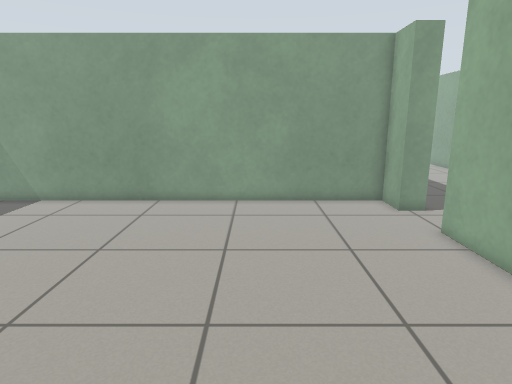
[1] (above)

21 first-person views from a walk through a robot-simulator world made for Gazebo. The camera is 1 m above the floor, tilts 12° down and sees 75° across. Floor lines are 1 m apart. The floor is counted in squares, 0.25 m on a side. Each view is taken from the middle of a square. On the plan, view 1 faces up. The plan holds only what a view shows up to about 20 squares ahead; the rest is blank. The place goes on beyond the plan.

[2]
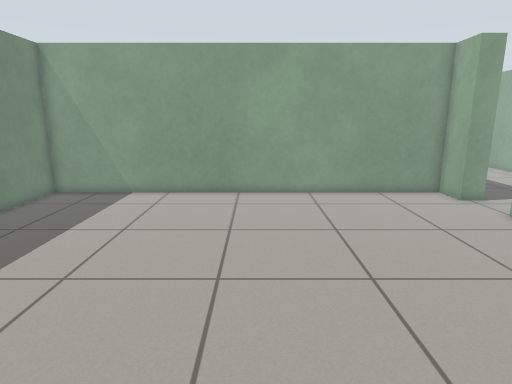

[3]
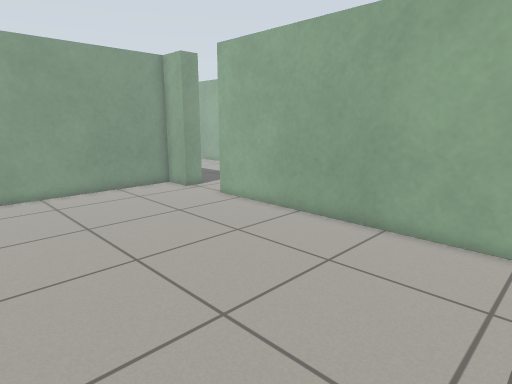

[4]
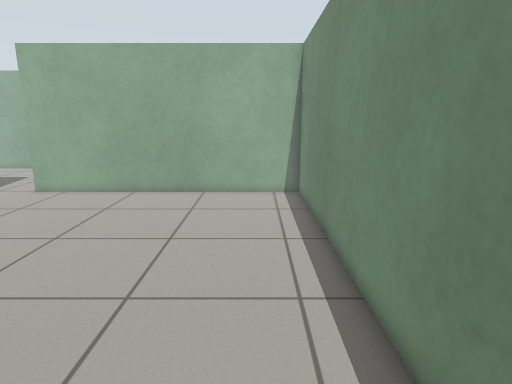

[5]
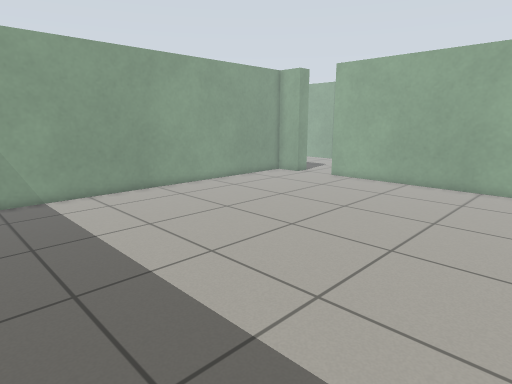

[6]
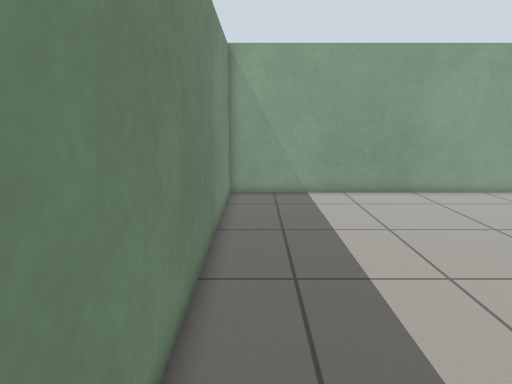

[7]
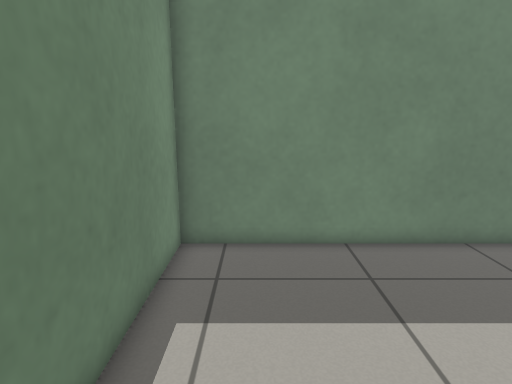

[8]
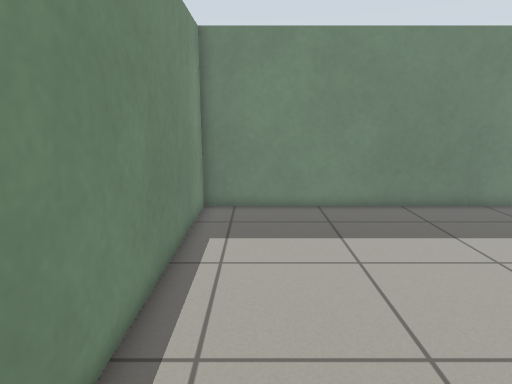

[9]
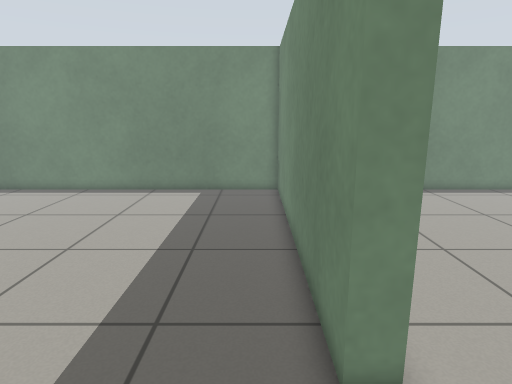

[10]
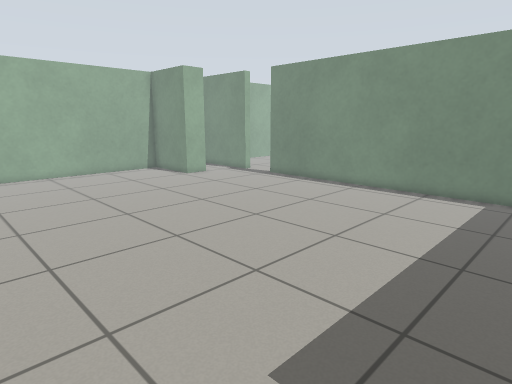

[11]
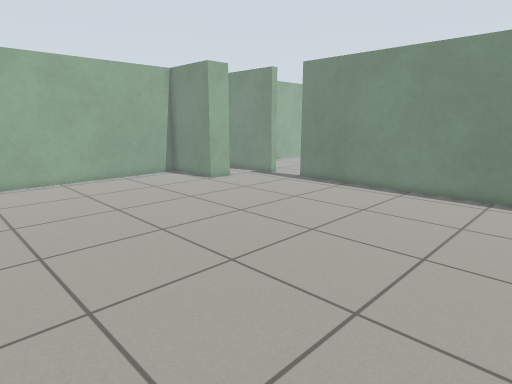

[12]
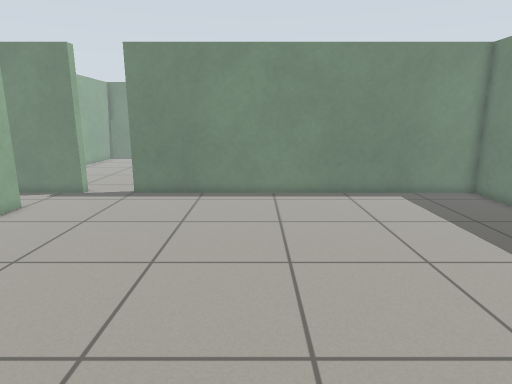

[13]
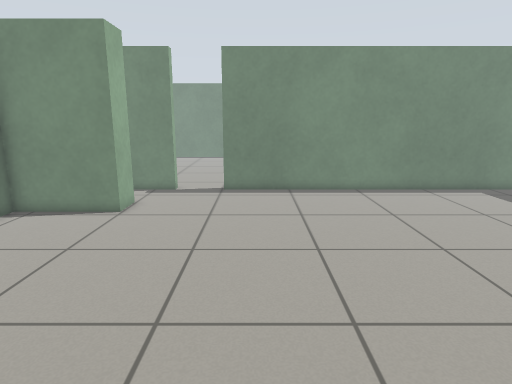

[14]
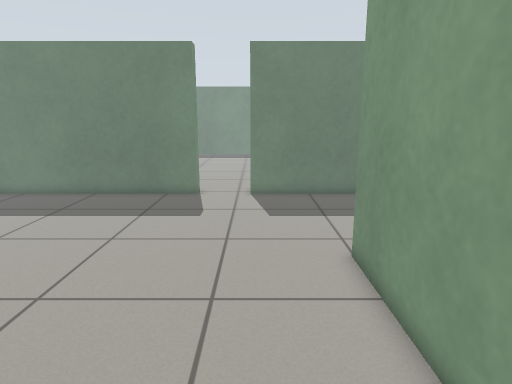

[15]
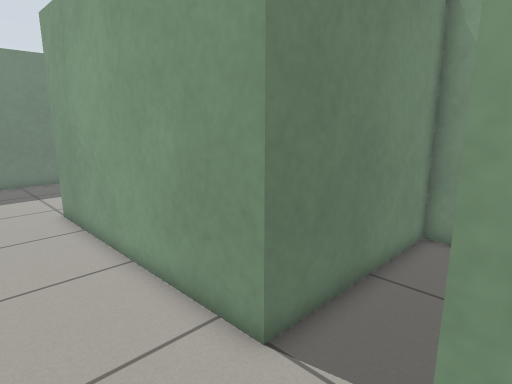

[16]
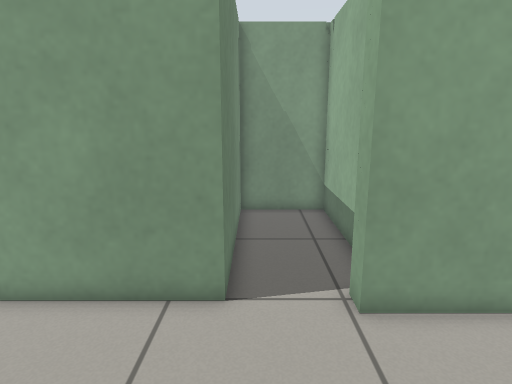

[17]
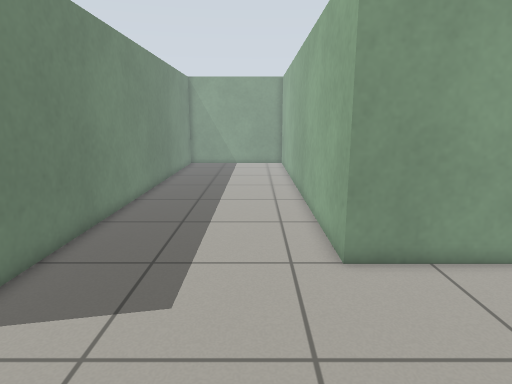

[18]
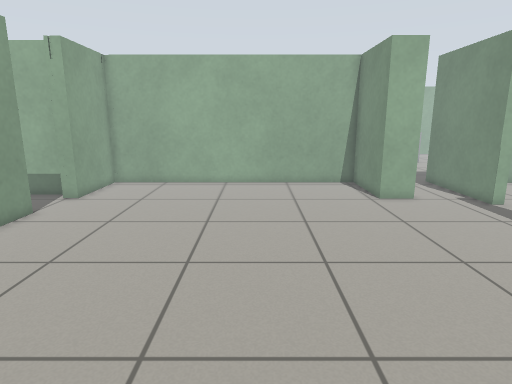

[19]
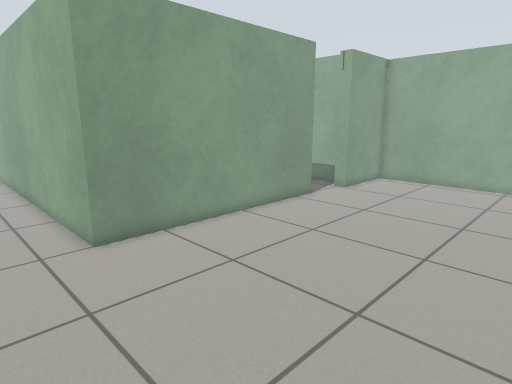

[20]
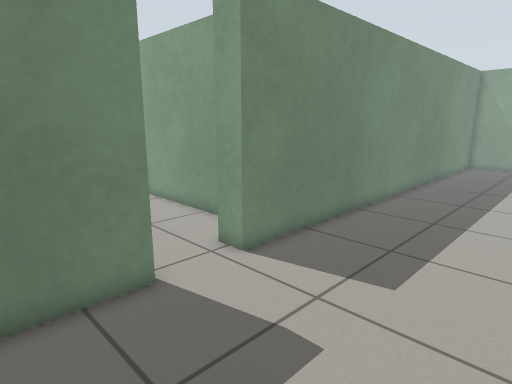

[21]
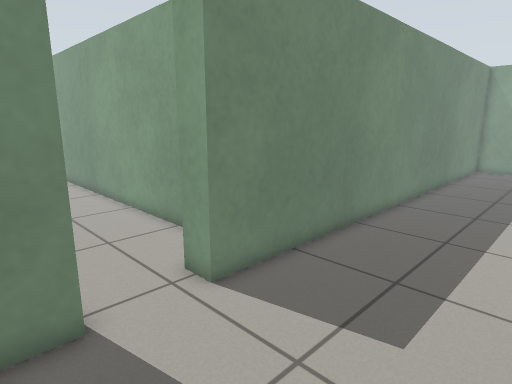

### Floor plan
Points are (right, up) in squares from view 1. A wall is a line through its corners. A room is listed if a view was taken in it or the views show most of it. See-through windows are left out.
Room 1 (views 1, 2, 3, 4, 5, 6, 7, 8)
walls: (6.5, 14.7) (6.5, 16.7) (-15.5, 16.7) (-15.5, -3.5) (6.8, -3.5) (6.8, 11.7)
ways out: opening at (7.5, 13) to room 2
Room 2 (views 9, 10, 11, 12, 13, 14, 15, 16, 17, 18, 19, 20, 21)
walls: (6.8, 11.7) (7.7, 11.7) (7.7, -3.5) (27, -3.5); (32.1, 18.6) (32.1, 25.9) (28.3, 25.9) (28.3, 17.9) (16.5, 17.9) (16.5, 29.5); (31.1, -0.4) (31.1, 1.5) (34.5, 1.5); (34.5, 17.4) (31.1, 17.4) (31.1, 18.2); (29.8, -4.1) (29.8, -3.5) (34.5, -3.5); (7.7, 29.5) (7.7, 14.7) (6.5, 14.7)
ways out: opening at (7.5, 13) to room 1; opening at (30.5, -4)

Positions as (right, up) in squares from view 1, and headings:
1: (0, 0), facing up
2: (-4, -2), facing up
3: (-5, -3), facing up-right
4: (-12, -1), facing right
5: (-15, -2), facing up-right
6: (-14, -2), facing up
7: (-5, -1), facing left
8: (0, -1), facing left
9: (9, 16), facing down
10: (9, 16), facing down-right
11: (12, 16), facing down-right
12: (20, 15), facing down
13: (25, 16), facing down
14: (26, 15), facing left
15: (32, 14), facing up-left
16: (29, 11), facing up
17: (14, 9), facing up
18: (14, 8), facing right
19: (13, 7), facing up-right
20: (15, 8), facing up-left
21: (14, 10), facing up-left
